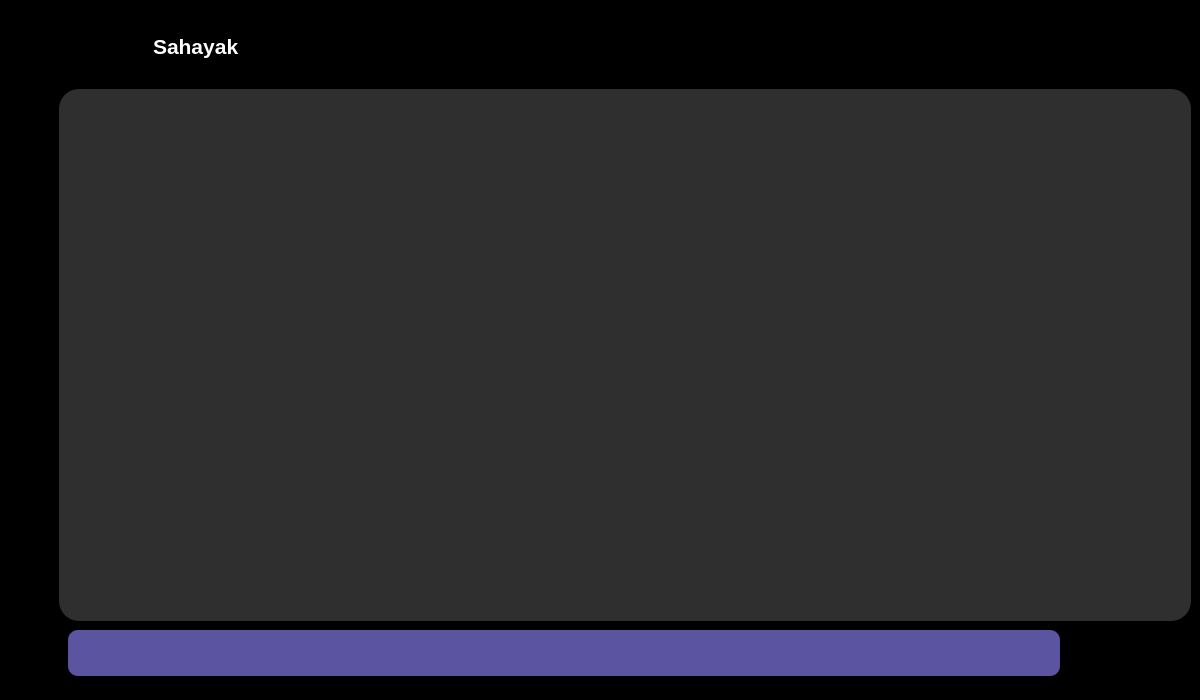
<?xml version="1.0" encoding="UTF-8"?>
<ui version="4.0">
 <class>MainWindow</class>
 <widget class="QMainWindow" name="MainWindow">
  <property name="geometry">
   <rect>
    <x>0</x>
    <y>0</y>
    <width>1200</width>
    <height>700</height>
   </rect>
  </property>
  <property name="minimumSize">
   <size>
    <width>1200</width>
    <height>700</height>
   </size>
  </property>
  <property name="windowTitle">
   <string>MainWindow</string>
  </property>
  <property name="autoFillBackground">
   <bool>false</bool>
  </property>
  <property name="styleSheet">
   <string notr="true">background-color: rgb(0, 0, 0);
border:none;</string>
  </property>
  <widget class="QWidget" name="centralwidget">
   <property name="styleSheet">
    <string notr="true">/*background-color: rgb(55, 46, 103);*/
border:none;</string>
   </property>
   <layout class="QGridLayout" name="gridLayout">
    <item row="0" column="0">
     <widget class="QFrame" name="frame">
      <property name="styleSheet">
       <string notr="true">/*background-color: rgb(55, 46, 103);*/</string>
      </property>
      <property name="frameShape">
       <enum>QFrame::StyledPanel</enum>
      </property>
      <property name="frameShadow">
       <enum>QFrame::Raised</enum>
      </property>
      <layout class="QHBoxLayout" name="horizontalLayout">
       <property name="spacing">
        <number>0</number>
       </property>
       <property name="leftMargin">
        <number>0</number>
       </property>
       <property name="topMargin">
        <number>0</number>
       </property>
       <property name="rightMargin">
        <number>0</number>
       </property>
       <property name="bottomMargin">
        <number>0</number>
       </property>
       <item>
        <widget class="QFrame" name="frame_2">
         <property name="maximumSize">
          <size>
           <width>50</width>
           <height>16777215</height>
          </size>
         </property>
         <property name="styleSheet">
          <string notr="true"/>
         </property>
         <property name="frameShape">
          <enum>QFrame::StyledPanel</enum>
         </property>
         <property name="frameShadow">
          <enum>QFrame::Raised</enum>
         </property>
         <layout class="QVBoxLayout" name="verticalLayout_2">
          <property name="spacing">
           <number>0</number>
          </property>
          <property name="leftMargin">
           <number>0</number>
          </property>
          <property name="topMargin">
           <number>0</number>
          </property>
          <property name="rightMargin">
           <number>0</number>
          </property>
          <property name="bottomMargin">
           <number>0</number>
          </property>
          <item>
           <widget class="QFrame" name="frame_13">
            <property name="styleSheet">
             <string notr="true">/*background-color: rgb(53, 45, 131);*/</string>
            </property>
            <property name="frameShape">
             <enum>QFrame::StyledPanel</enum>
            </property>
            <property name="frameShadow">
             <enum>QFrame::Raised</enum>
            </property>
            <layout class="QVBoxLayout" name="verticalLayout_3">
             <property name="spacing">
              <number>0</number>
             </property>
             <property name="leftMargin">
              <number>0</number>
             </property>
             <property name="topMargin">
              <number>0</number>
             </property>
             <property name="rightMargin">
              <number>0</number>
             </property>
             <property name="bottomMargin">
              <number>0</number>
             </property>
             <item alignment="Qt::AlignTop">
              <widget class="QFrame" name="frame_16">
               <property name="styleSheet">
                <string notr="true"/>
               </property>
               <property name="frameShape">
                <enum>QFrame::StyledPanel</enum>
               </property>
               <property name="frameShadow">
                <enum>QFrame::Raised</enum>
               </property>
               <layout class="QVBoxLayout" name="verticalLayout_4"/>
              </widget>
             </item>
             <item alignment="Qt::AlignBottom">
              <widget class="QFrame" name="frame_17">
               <property name="frameShape">
                <enum>QFrame::StyledPanel</enum>
               </property>
               <property name="frameShadow">
                <enum>QFrame::Raised</enum>
               </property>
               <layout class="QGridLayout" name="gridLayout_5">
                <item row="0" column="0">
                 <widget class="QPushButton" name="pushButton_6">
                  <property name="minimumSize">
                   <size>
                    <width>20</width>
                    <height>30</height>
                   </size>
                  </property>
                  <property name="cursor">
                   <cursorShape>PointingHandCursor</cursorShape>
                  </property>
                  <property name="styleSheet">
                   <string notr="true">image: url(:/Icons/Media/icon_settings.png);</string>
                  </property>
                  <property name="text">
                   <string/>
                  </property>
                 </widget>
                </item>
               </layout>
              </widget>
             </item>
            </layout>
           </widget>
          </item>
         </layout>
        </widget>
       </item>
       <item>
        <widget class="QFrame" name="frame_3">
         <property name="frameShape">
          <enum>QFrame::StyledPanel</enum>
         </property>
         <property name="frameShadow">
          <enum>QFrame::Raised</enum>
         </property>
         <layout class="QVBoxLayout" name="verticalLayout">
          <property name="spacing">
           <number>0</number>
          </property>
          <property name="leftMargin">
           <number>0</number>
          </property>
          <property name="topMargin">
           <number>0</number>
          </property>
          <property name="rightMargin">
           <number>0</number>
          </property>
          <property name="bottomMargin">
           <number>0</number>
          </property>
          <item>
           <widget class="QFrame" name="frame_5">
            <property name="maximumSize">
             <size>
              <width>16777215</width>
              <height>80</height>
             </size>
            </property>
            <property name="styleSheet">
             <string notr="true">/*background-color: rgb(74, 134, 248);*/
border-radius:35px;</string>
            </property>
            <property name="frameShape">
             <enum>QFrame::StyledPanel</enum>
            </property>
            <property name="frameShadow">
             <enum>QFrame::Raised</enum>
            </property>
            <layout class="QGridLayout" name="gridLayout_2">
             <property name="leftMargin">
              <number>0</number>
             </property>
             <property name="topMargin">
              <number>0</number>
             </property>
             <property name="rightMargin">
              <number>6</number>
             </property>
             <property name="bottomMargin">
              <number>6</number>
             </property>
             <item row="0" column="0">
              <widget class="QFrame" name="frame_8">
               <property name="styleSheet">
                <string notr="true">/*background-color: rgb(113, 64, 215);*/
border-radius:35px;</string>
               </property>
               <property name="frameShape">
                <enum>QFrame::StyledPanel</enum>
               </property>
               <property name="frameShadow">
                <enum>QFrame::Raised</enum>
               </property>
               <layout class="QHBoxLayout" name="horizontalLayout_5">
                <item>
                 <widget class="QFrame" name="frame_20">
                  <property name="minimumSize">
                   <size>
                    <width>0</width>
                    <height>70</height>
                   </size>
                  </property>
                  <property name="maximumSize">
                   <size>
                    <width>70</width>
                    <height>70</height>
                   </size>
                  </property>
                  <property name="styleSheet">
                   <string notr="true">image: url(:/Icons/Media/assets/Sahayak.png);</string>
                  </property>
                  <property name="frameShape">
                   <enum>QFrame::StyledPanel</enum>
                  </property>
                  <property name="frameShadow">
                   <enum>QFrame::Raised</enum>
                  </property>
                  <layout class="QHBoxLayout" name="horizontalLayout_9"/>
                 </widget>
                </item>
                <item>
                 <widget class="QFrame" name="frame_18">
                  <property name="frameShape">
                   <enum>QFrame::StyledPanel</enum>
                  </property>
                  <property name="frameShadow">
                   <enum>QFrame::Raised</enum>
                  </property>
                  <layout class="QHBoxLayout" name="horizontalLayout_6">
                   <item>
                    <widget class="QFrame" name="frame_21">
                     <property name="frameShape">
                      <enum>QFrame::StyledPanel</enum>
                     </property>
                     <property name="frameShadow">
                      <enum>QFrame::Raised</enum>
                     </property>
                     <layout class="QGridLayout" name="gridLayout_7">
                      <property name="leftMargin">
                       <number>0</number>
                      </property>
                      <property name="topMargin">
                       <number>0</number>
                      </property>
                      <property name="rightMargin">
                       <number>0</number>
                      </property>
                      <property name="bottomMargin">
                       <number>0</number>
                      </property>
                      <property name="spacing">
                       <number>0</number>
                      </property>
                      <item row="0" column="0" alignment="Qt::AlignLeft">
                       <widget class="QLabel" name="object">
                        <property name="font">
                         <font>
                          <pointsize>16</pointsize>
                          <bold>true</bold>
                         </font>
                        </property>
                        <property name="styleSheet">
                         <string notr="true">color:rgb(255,255,255);</string>
                        </property>
                        <property name="text">
                         <string>Sahayak</string>
                        </property>
                       </widget>
                      </item>
                     </layout>
                    </widget>
                   </item>
                  </layout>
                 </widget>
                </item>
               </layout>
              </widget>
             </item>
            </layout>
           </widget>
          </item>
          <item>
           <widget class="QFrame" name="frame_6">
            <property name="minimumSize">
             <size>
              <width>0</width>
              <height>0</height>
             </size>
            </property>
            <property name="styleSheet">
             <string notr="true">/*image: url(:/Icons/Media/assets/IMG_20220829_154131.jpg);*/
background-color: rgb(47, 47, 47);

border-radius:20px</string>
            </property>
            <property name="frameShape">
             <enum>QFrame::StyledPanel</enum>
            </property>
            <property name="frameShadow">
             <enum>QFrame::Raised</enum>
            </property>
            <layout class="QGridLayout" name="gridLayout_3">
             <item row="0" column="0">
              <widget class="QScrollArea" name="scrollArea">
               <property name="widgetResizable">
                <bool>true</bool>
               </property>
               <widget class="QWidget" name="scrollAreaWidgetContents">
                <property name="geometry">
                 <rect>
                  <x>0</x>
                  <y>0</y>
                  <width>1117</width>
                  <height>514</height>
                 </rect>
                </property>
                <layout class="QVBoxLayout" name="chat_messages_layout"/>
               </widget>
              </widget>
             </item>
            </layout>
           </widget>
          </item>
          <item>
           <widget class="QFrame" name="frame_4">
            <property name="minimumSize">
             <size>
              <width>0</width>
              <height>0</height>
             </size>
            </property>
            <property name="maximumSize">
             <size>
              <width>16777215</width>
              <height>70</height>
             </size>
            </property>
            <property name="styleSheet">
             <string notr="true">background-color: rgb(0, 0, 0)</string>
            </property>
            <property name="frameShape">
             <enum>QFrame::StyledPanel</enum>
            </property>
            <property name="frameShadow">
             <enum>QFrame::Raised</enum>
            </property>
            <layout class="QHBoxLayout" name="horizontalLayout_2">
             <property name="spacing">
              <number>0</number>
             </property>
             <property name="leftMargin">
              <number>0</number>
             </property>
             <property name="topMargin">
              <number>0</number>
             </property>
             <property name="rightMargin">
              <number>0</number>
             </property>
             <property name="bottomMargin">
              <number>0</number>
             </property>
             <item>
              <widget class="QFrame" name="frame_7">
               <property name="styleSheet">
                <string notr="true">border-radius:35px;
background-color: rgb(0, 0, 0);</string>
               </property>
               <property name="frameShape">
                <enum>QFrame::StyledPanel</enum>
               </property>
               <property name="frameShadow">
                <enum>QFrame::Raised</enum>
               </property>
               <layout class="QGridLayout" name="gridLayout_4">
                <property name="leftMargin">
                 <number>0</number>
                </property>
                <property name="topMargin">
                 <number>0</number>
                </property>
                <property name="rightMargin">
                 <number>6</number>
                </property>
                <property name="bottomMargin">
                 <number>6</number>
                </property>
                <item row="0" column="0">
                 <widget class="QFrame" name="frame_10">
                  <property name="styleSheet">
                   <string notr="true">border-radius:30px;
background:transparent;</string>
                  </property>
                  <property name="frameShape">
                   <enum>QFrame::StyledPanel</enum>
                  </property>
                  <property name="frameShadow">
                   <enum>QFrame::Raised</enum>
                  </property>
                  <layout class="QHBoxLayout" name="horizontalLayout_3">
                   <item alignment="Qt::AlignVCenter">
                    <widget class="QTextEdit" name="textEdit">
                     <property name="font">
                      <font>
                       <family>Segoe UI</family>
                       <pointsize>14</pointsize>
                       <italic>false</italic>
                       <bold>true</bold>
                      </font>
                     </property>
                     <property name="cursor" stdset="0">
                      <cursorShape>IBeamCursor</cursorShape>
                     </property>
                     <property name="styleSheet">
                      <string notr="true">QTextEdit{
background-color: rgb(90, 84, 161);
color: rgb(255, 255, 255);
border-radius:10px;
}

QTextEdit:focus{
	background-color: rgb(90, 84, 161);		
	color: rgb(255, 255, 255);
	border: 2px solid rgb(74, 134, 248);
	
}</string>
                     </property>
                     <property name="lineWidth">
                      <number>3</number>
                     </property>
                     <property name="html">
                      <string>&lt;!DOCTYPE HTML PUBLIC &quot;-//W3C//DTD HTML 4.0//EN&quot; &quot;http://www.w3.org/TR/REC-html40/strict.dtd&quot;&gt;
&lt;html&gt;&lt;head&gt;&lt;meta name=&quot;qrichtext&quot; content=&quot;1&quot; /&gt;&lt;meta charset=&quot;utf-8&quot; /&gt;&lt;style type=&quot;text/css&quot;&gt;
p, li { white-space: pre-wrap; }
hr { height: 1px; border-width: 0; }
&lt;/style&gt;&lt;/head&gt;&lt;body style=&quot; font-family:'Segoe UI'; font-size:14pt; font-weight:700; font-style:normal;&quot;&gt;
&lt;p style=&quot;-qt-paragraph-type:empty; margin-top:0px; margin-bottom:0px; margin-left:0px; margin-right:0px; -qt-block-indent:0; text-indent:0px; font-size:9pt; font-weight:400;&quot;&gt;&lt;br /&gt;&lt;/p&gt;&lt;/body&gt;&lt;/html&gt;</string>
                     </property>
                    </widget>
                   </item>
                   <item>
                    <widget class="QPushButton" name="sendButton">
                     <property name="minimumSize">
                      <size>
                       <width>50</width>
                       <height>30</height>
                      </size>
                     </property>
                     <property name="styleSheet">
                      <string notr="true">image: url(:/Icons/Media/send (1).png);
</string>
                     </property>
                     <property name="text">
                      <string/>
                     </property>
                    </widget>
                   </item>
                  </layout>
                 </widget>
                </item>
               </layout>
              </widget>
             </item>
             <item>
              <widget class="QFrame" name="frame_9">
               <property name="minimumSize">
                <size>
                 <width>60</width>
                 <height>0</height>
                </size>
               </property>
               <property name="maximumSize">
                <size>
                 <width>50</width>
                 <height>16777215</height>
                </size>
               </property>
               <property name="styleSheet">
                <string notr="true">image: url(:/Icons/Media/Icon_pata_nahi.png);</string>
               </property>
               <property name="frameShape">
                <enum>QFrame::StyledPanel</enum>
               </property>
               <property name="frameShadow">
                <enum>QFrame::Raised</enum>
               </property>
              </widget>
             </item>
            </layout>
           </widget>
          </item>
         </layout>
        </widget>
       </item>
      </layout>
     </widget>
    </item>
   </layout>
  </widget>
 </widget>
 <resources>
  <include location="assets.qrc"/>
 </resources>
 <connections/>
</ui>
